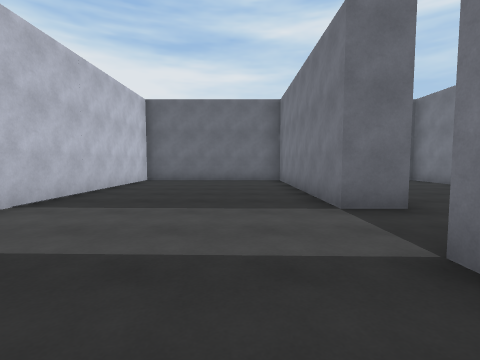
[1] (above)

23 first-person views from a walk through a Unity game level. The camera is 1.4 m above the floor, tilts 4° down and sees 85° across. The floor is counted in squares, 2 m on a side. Each view is taken from the middle of a square. On the plan, view 1 faces up. The plan holds only what a view shows up to about 9 squares ahead; the rest is blank. The place goes on beyond the plan. The player character is not drawn.

[2]
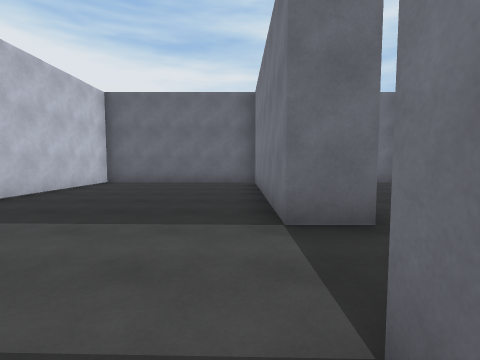

[3]
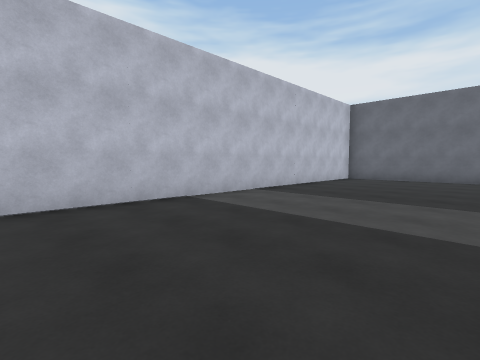

[4]
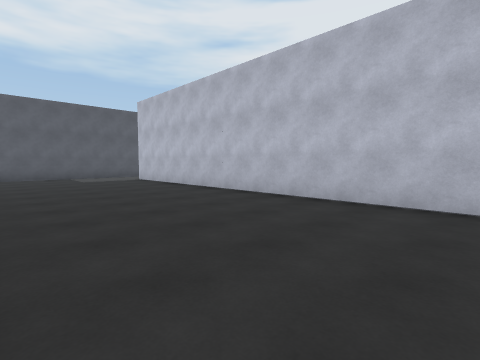

[5]
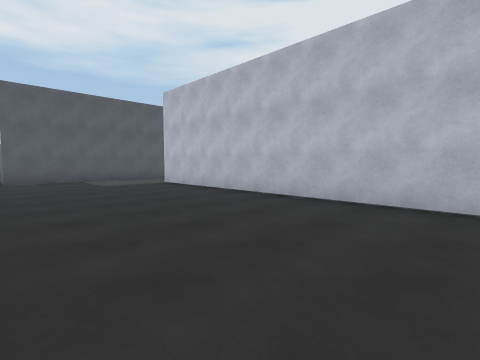

[6]
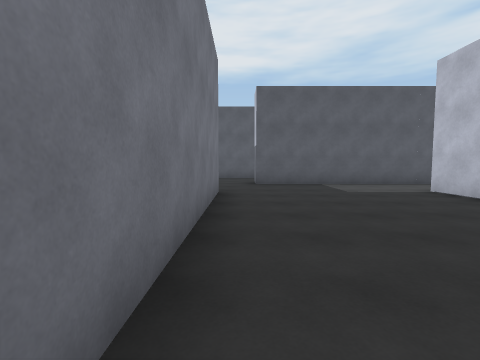

[7]
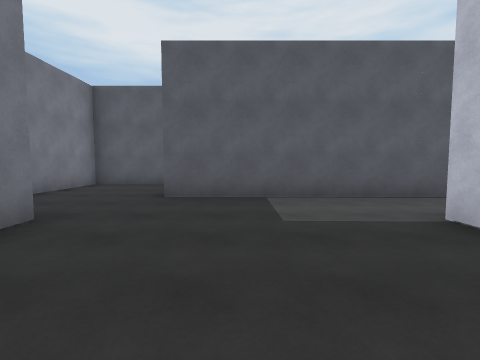

[8]
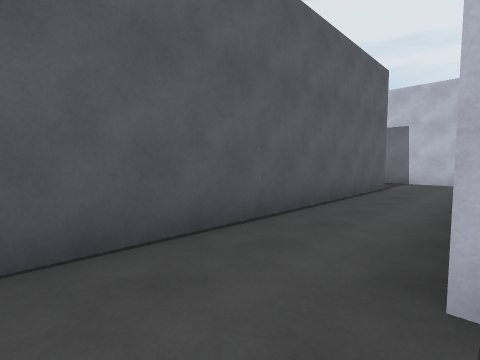

[9]
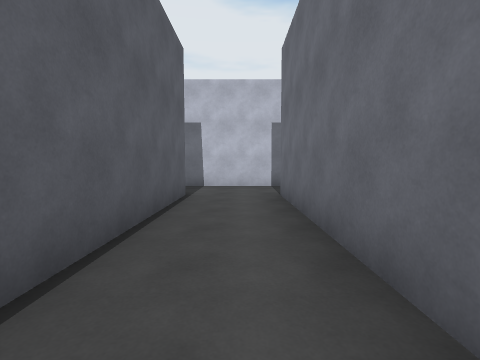

[10]
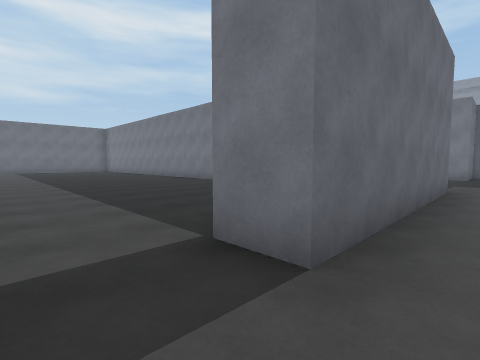

[11]
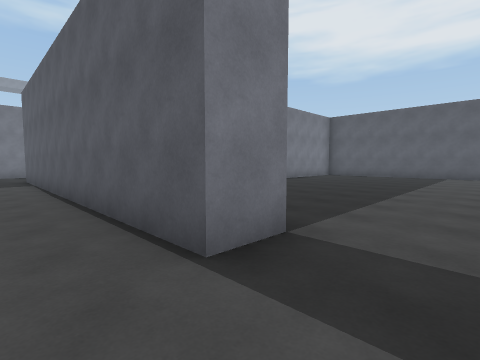

[12]
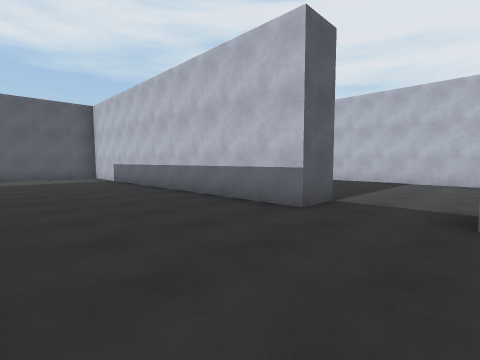

[13]
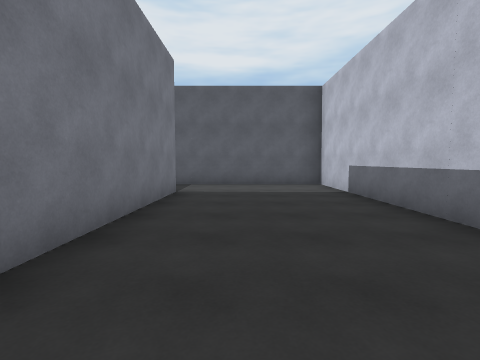

[14]
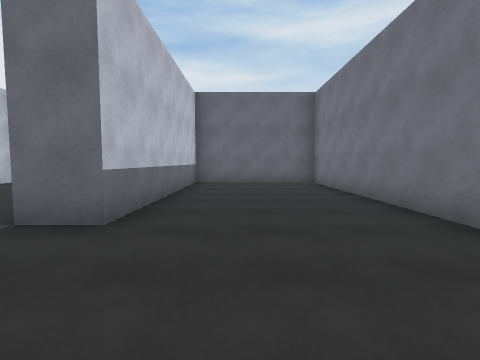

[15]
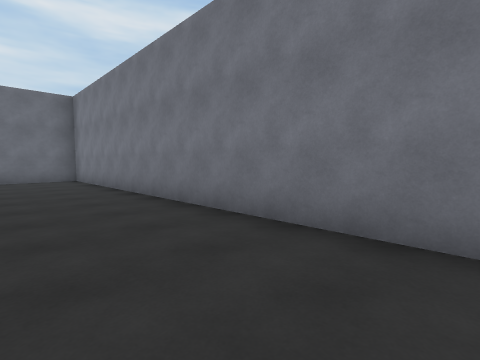

[16]
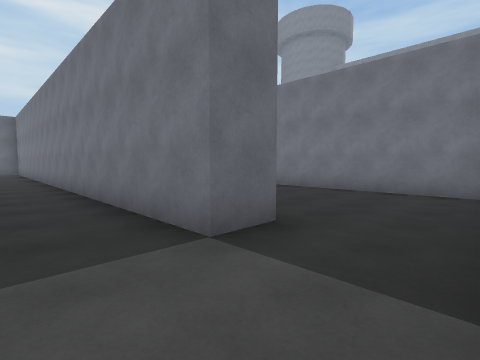

[17]
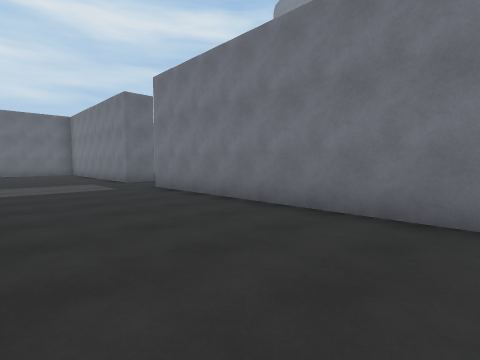

[18]
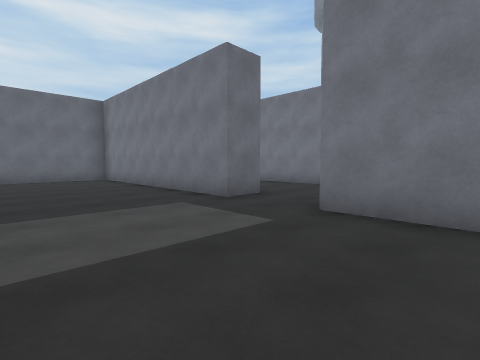

[19]
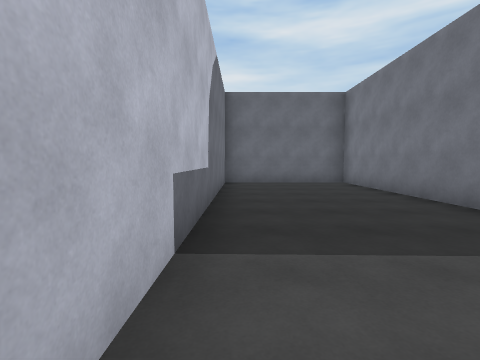

[20]
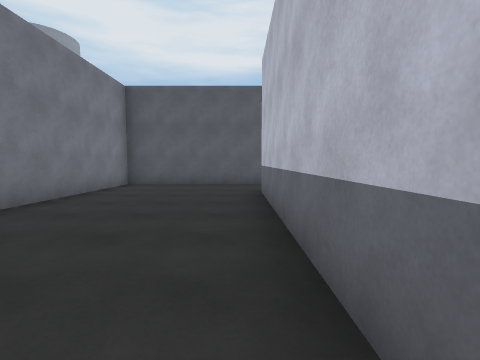

[21]
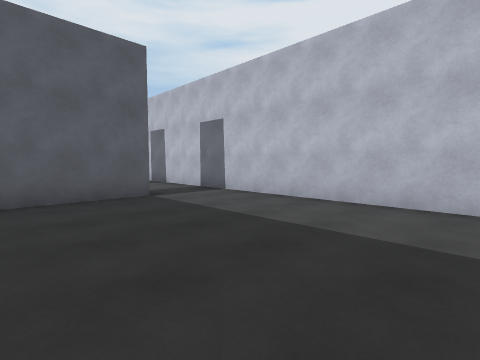

[22]
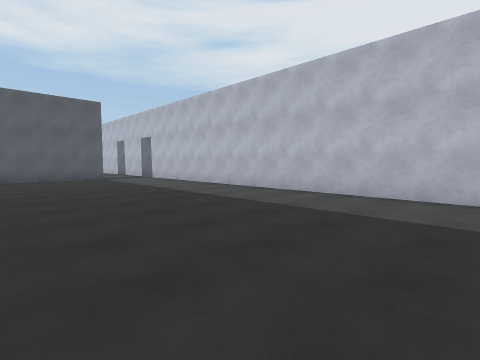

[23]
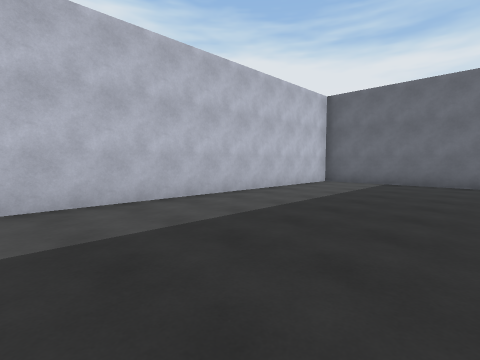

### Floor plan
Points are (right, up) in squares from view 1. A wall is a line through its corners. A room is listed if a view was taken in it or the views show most of it. See-through windows are left out.
Room 1 (views 1, 2, 3, 4, 5, 6, 7, 8, 9, 10, 11)
walls: (1.5, -9.2) (1.5, -3.5); (1.5, 3.9) (1.5, 9.9) (-3.5, 9.9) (-3.5, -9.1) (-9.5, -9.1); (-11.5, -8.6) (-11.5, -11.8); (1.2, -14.1) (3.5, -14.1) (3.5, -11.6); (-9.5, -12.2) (-9.5, -11.1) (0.5, -11.1) (0.5, -12.1)
ways out: opening at (2, 2.5) to room 2; opening at (-10.5, -9) to room 4; opening at (-10.5, -12)
Room 2 (views 12, 13, 14, 15, 16)
walls: (1.4, 1.9) (2.5, 1.9) (2.5, -8.1) (6.5, -8.1); (6.5, -6.1) (6.5, 9.9) (2.5, 9.9) (2.5, 3.9) (1.5, 3.9)
ways out: opening at (2, 2.5) to room 1; opening at (7, -7.5) to room 3
Room 3 (views 17, 18, 19, 20)
walls: (7.5, -0.5) (7.5, -6.1) (6.5, -6.1); (11.5, 2.9) (11.5, 9.9) (7.5, 9.9) (7.5, 1.5); (6.5, -8.1) (11.5, -8.1) (11.5, 0.9)
ways out: opening at (7, -7.5) to room 2; opening at (12, 1.5)
Room 4 (views 21, 22, 23)
walls: (-7.4, 9.9) (-11, 9.9); (-11.5, 9.4) (-11.5, -8.6); (-9.5, -9.1) (-9.5, -8.1) (-6.4, -8.1)
ways out: opening at (-10.5, -9) to room 1

Positions as (right, up) in squares from view 1, and headings:
1: (0, 0), facing up
2: (1, 1), facing up
3: (1, -1), facing up-left
4: (1, 1), facing down-left
5: (1, -1), facing down-left
6: (1, -3), facing down
7: (-1, -6), facing down
8: (-2, -9), facing down-left
9: (-4, -10), facing left
10: (-11, -10), facing up-right
11: (-11, -10), facing down-right
12: (6, 4), facing down-left
13: (5, 0), facing down
14: (4, 1), facing up
15: (4, -1), facing up-right
16: (5, -8), facing up-right
17: (8, -6), facing up-right
18: (8, -1), facing up-right
19: (8, 1), facing up
20: (8, 0), facing down
21: (-7, -3), facing down-left
22: (-6, 3), facing down-left
23: (-7, 1), facing up-left
